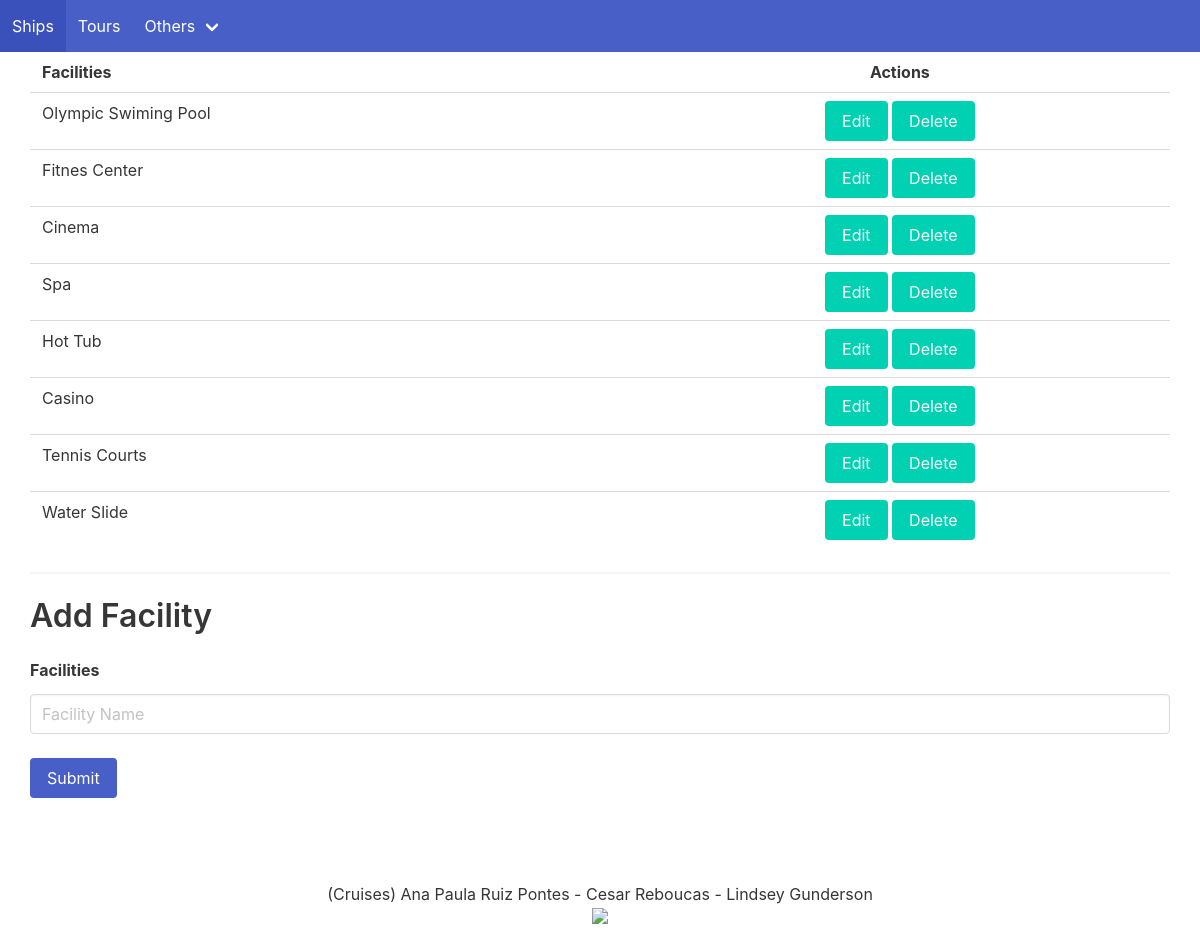
Screenshot of /facilities.php with the database file from the repository.
### tables this page shows
CREATE TABLE IF NOT EXISTS facilities (
    id int NOT NULL AUTO_INCREMENT,
    name varchar(45) NOT NULL,
    active boolean not null default 1,
    PRIMARY KEY (id));

### inc/utilities/PDOAgent.class.php (called while the page is built, shortened)
<?php
class PDOAgent    {
    private $host = DB_HOST;
    private $user = DB_USER;
    private $pass = DB_PASS;
    private $dbname = DB_NAME;
    private $className;
    private $pdo;
    private $stmt;
    public function __construct(String $className)    {
        $this->className = $className;
        $dsn = 'mysql:host=' . $this->host . ';dbname=' . $this->dbname;
        $options = array(
            PDO::ATTR_PERSISTENT => true,
            PDO::ATTR_ERRMODE => PDO::ERRMODE_EXCEPTION
            );
        try {
            $this->pdo = new PDO($dsn, $this->user, $this->pass, $options);
        } catch (PDOException $e) {
            PageIndex::showErrors(array('There is a problem trying to connect to the Database'),
                $e->getMessage());
            die();
        }
    }
    public function query(string $query) {
            if($this->pdo != null) {
                $this->stmt = $this->pdo->prepare($query);
            } else {
                PageIndex::showErrors(array('There is a problem trying to connect to the Database'),
                    'Error on the prepare!');
                die();
            }
    }
    public function execute($data = null)   {
        try {
            if (is_null($data)) {
                return $this->stmt->execute();
            } else {
                return $this->stmt->execute($data);
            }
        } catch(Exception $ex) {
            PageIndex::showErrors(array('There is a problem trying to connect to the Database'),
                $ex->getMessage());
            die();
        }
    }
    public function resultSet(){
        $this->execute();
        return $this->stmt->fetchAll(PDO::FETCH_CLASS, $this->className);
    }
}
?>

### inc/utilities/FacilitiesMapper.class.php (called while the page is built, shortened)
<?php
class FacilitiesMapper{
    static private $db;
    public static function initialize(string $className){
        self::$db = new PDOAgent($className);
    }
    static function getFacilities() : Array {
        $sqlSelect = "SELECT * FROM Facilities;";
        self::$db->query($sqlSelect);
        self::$db->execute();
        return self::$db->resultSet();
    }
}
?>

### inc/entities/Facilities.class.php (called while the page is built, shortened)
<?php
class Facilities{
private $id;
private $name;
function getID() : int {
    return $this->id;
}
function getName() : string {
    return $this->name;
}
}
?>

### inc/utilities/PageFacilities.class.php (the view, shortened to what this page needs)
<?php
class PageFacilities{
    static function showFacilities($facilities){
            echo '<table class="table" style="width:100%;">
                    <tr>
                        <th>Facilities</th>
                        <th  style="text-align:center;">Actions</th>
                    </tr>';
            foreach($facilities as $facility) {
                echo '<tr>
                    <td>'.$facility->getName().'</td>
                    <td style="text-align:center;">
                    <a href="'.$_SERVER['PHP_SELF'].'?action=edit&id='.$facility->getId().'" class="button is-primary">Edit</a>
                    <a href="'.$_SERVER['PHP_SELF'].'?action=delete&id='.$facility->getId().'" class="button is-primary">Delete</a>
                    </td>
                </tr>';
            }
            echo '</table>';
            }
    static function addFacilitiesForm(){ ?>
    <HR>
    <h1 class="title is-3" >Add Facility</h1>
        <form METHOD="POST" action="<?php echo $_SERVER['PHP_SELF']; ?>" >
        <div class="field">
            <label class="label">Facilities</label>
            </div>
            <div class="control">
                <input class="input" type="input" name="name" value="" placeholder="Facility Name" />
                <BR>
            </div>
        <div class="field is-grouped">
            <div class="control">
                <BR>
                <button class="button is-link">Submit</button>
            </div>
        </div>
        </form>
        <BR>
<?php    }
 static function editFacilitiesForm($facility){ ?>
<?php }
 }
?>

### inc/utilities/PageIndex.class.php (style rules this page uses)
html { position: relative; min-height: 100%; }
body { margin: 0px 0px 60px 0px; padding: 0px 0px 60px 0px; }

### rows the page displays
facilities: name "Olympic Swiming Pool"
facilities: name "Fitnes Center"
facilities: name "Cinema"
facilities: name "Spa"
facilities: name "Hot Tub"
facilities: name "Casino"
facilities: name "Tennis Courts"
facilities: name "Water Slide"
